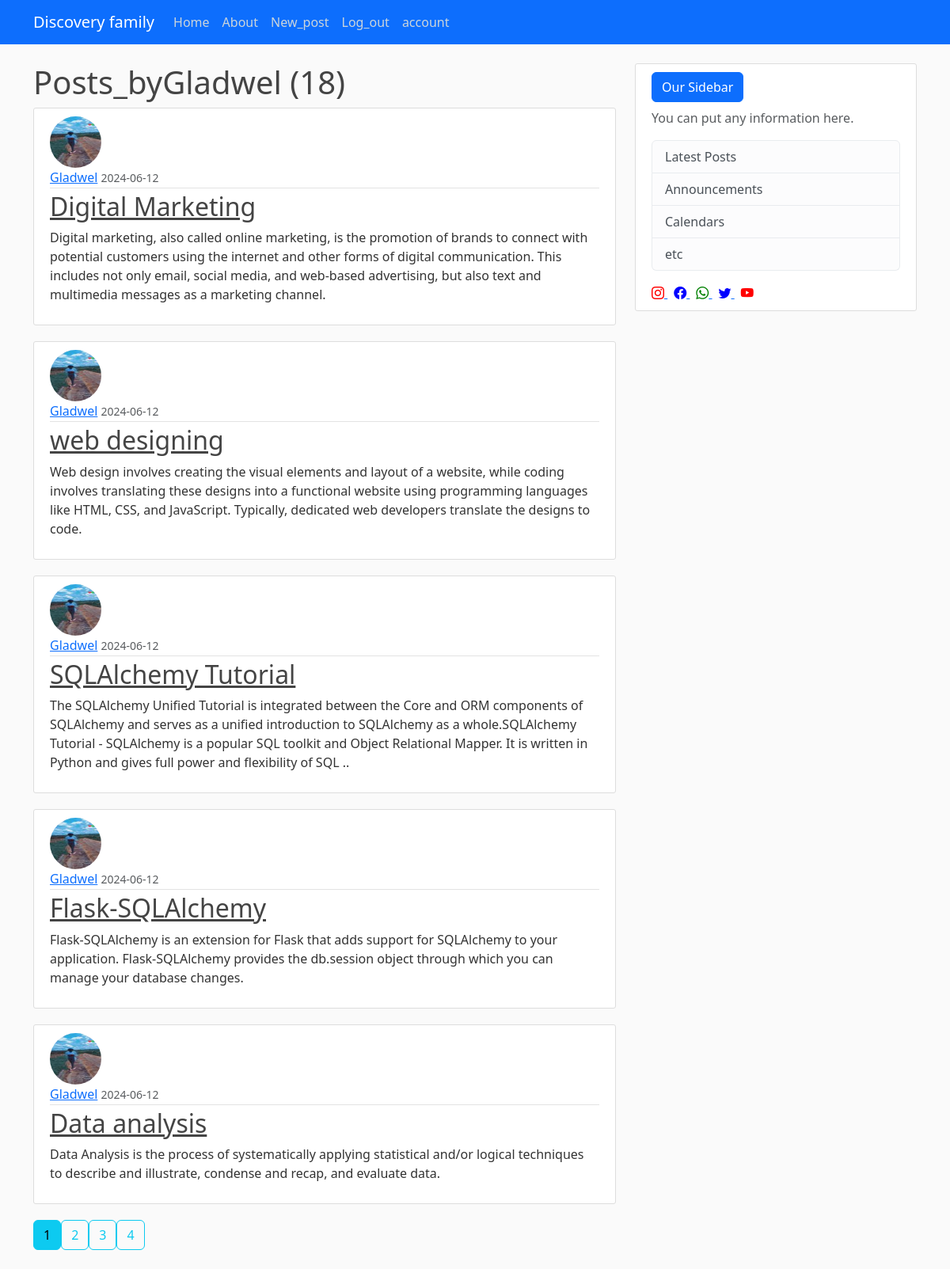
Page /user/Gladwel (signed in) on the committed database.
### app/models.py (models this page shows, shortened)
class User(db.Model, UserMixin):
    id = db.Column(db.Integer, primary_key=True)
    username = db.Column(db.String(12), unique=True, nullable=False)
    email = db.Column(db.String(120), unique=True, nullable=False)
    image_file = db.Column(db.String(20), nullable=False, default='default.jpeg')
    password = db.Column(db.String(60), nullable=False)
    posts = db.relationship('Post', backref='author', lazy=True)

class Post(db.Model):
    id = db.Column(db.Integer, primary_key=True)
    title = db.Column(db.String(100), nullable=False)
    content = db.Column(db.Text, nullable=False)
    date_posted = db.Column(db.DateTime, nullable=False, default=datetime.utcnow)
    user_id = db.Column(db.Integer, db.ForeignKey('user.id'), nullable=False)

### app/route.py (the view)
@app.route("/user/<string:username>")
def user_posts(username):
    page = request.args.get('page', 1, type=int)
    user = User.query.filter_by(username=username).first_or_404()
    posts = Post.query.filter_by(author=user).order_by(Post.date_posted.desc()).paginate(page=page, per_page=5)
    return render_template("user_post.html", posts=posts, user=user)

### app/models.py (called while the page is built)
@login_manager.user_loader
def load_user(user_id):
    return User.query.get(int(user_id))

### app/templates/user_post.html
{% extends "base.html" %}
{% block content %}
<h1>Posts_by{{ user.username }} ({{ posts.total }})</h1>
{% for post in posts.items %}
<article class="media content-section">
  <img
    class="rounded-circle article-img"
    src="{{ url_for('static', filename='profile_pics/' + post.author.image_file) }}"
    alt="{{ post.author.username }}"
  />
  <div class="media-body">
    <div class="article-metadata">
      <a class="mr-2" href="{{ url_for('user_posts',username=post.author.username) }}">{{ post.author.username }}</a>
      <small class="text-muted">{{ post.date_posted.strftime('%Y-%m-%d') }}</small>
    </div>
    <h2><a class="article-title" href="{{ url_for('post', post_id=post.id) }}">{{ post.title }}</a></h2>
    <p class="article-content">{{ post.content }}</p>
  </div>
</article>
{% endfor %}
<div class="pagination">
  {% for page_num in posts.iter_pages() %}
    {% if page_num %}
    {% if posts.page ==page_num %}
    <a class="btn btn-info mb-4" href="{{ url_for('user_posts',username=user.username, page=page_num) }}">{{ page_num }}</a>
    {% else %}
    <a class="btn btn-outline-info mb-4" href="{{ url_for('user_posts',username=user.username, page=page_num) }}">{{ page_num }}</a>
    {% endif %}
      {% else %}
      ...
    {% endif %}
  {% endfor %}
</div>
{% endblock %}

### app/static/main.css (style rules this page uses)
body { background: #fafafa; color: #333333; margin-top: 5rem; }
h1, h2, h3, h4, h5, h6 { color: #444444; }
.content-section { background: #ffffff; padding: 10px 20px; border: 1px solid #dddddd; border-radius: 3px; margin-bottom: 20px; }
.article-title { color: #444444; }
.article-content { white-space: pre-line; }
.article-img { height: 65px; width: 65px; margin-right: 16px; }
.article-metadata { padding-bottom: 1px; margin-bottom: 4px; border-bottom: 1px solid #e3e3e3 }

### rows in the picture
User: username "Gladwel"
Post: image_file (picture), author.username "Gladwel", date_posted "2024-06-12", title "Digital Marketing", content "Digital marketing, also called online marketing, is the promotion of brands to connect with potential customers using the internet and other forms of digital communication. This includes not only email, social media, and web-based advertising, but also text and multimedia messages as a marketing channel."
Post: image_file (picture), author.username "Gladwel", date_posted "2024-06-12", title "web designing", content "Web design involves creating the visual elements and layout of a website, while coding involves translating these designs into a functional website using programming languages like HTML, CSS, and JavaScript. Typically, dedicated web developers translate the designs to code."
Post: image_file (picture), author.username "Gladwel", date_posted "2024-06-12", title "SQLAlchemy Tutorial", content "The SQLAlchemy Unified Tutorial is integrated between the Core and ORM components of SQLAlchemy and serves as a unified introduction to SQLAlchemy as a whole.SQLAlchemy Tutorial - SQLAlchemy is a popular SQL toolkit and Object Relational Mapper. It is written in Python and gives full power and flexibility of SQL .."
Post: image_file (picture), author.username "Gladwel", date_posted "2024-06-12", title "Flask-SQLAlchemy", content "Flask-SQLAlchemy is an extension for Flask that adds support for SQLAlchemy to your application. Flask-SQLAlchemy provides the db.session object through which you can manage your database changes."
Post: image_file (picture), author.username "Gladwel", date_posted "2024-06-12", title "Data analysis", content "Data Analysis is the process of systematically applying statistical and/or logical techniques to describe and illustrate, condense and recap, and evaluate data."

### other values in the picture
{{ posts.total }} "18"
{{ page_num }} "1"
{{ page_num }} "2" "3" "4"
